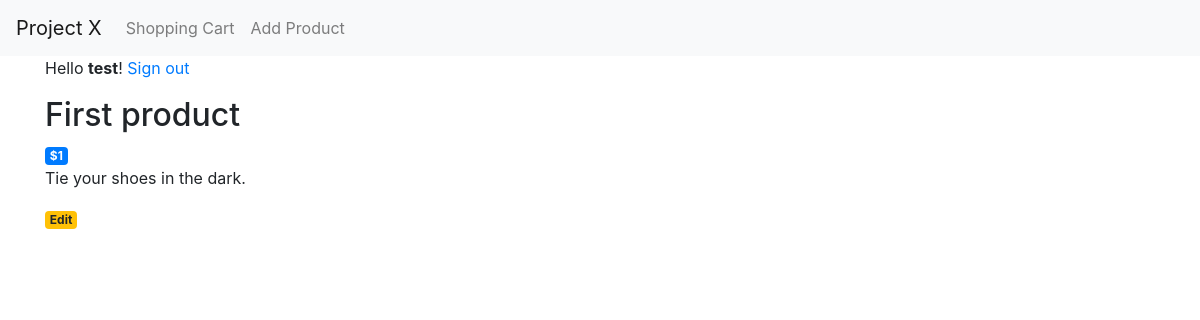
The page /1 on the database its author committed.
### tables this page shows
CREATE TABLE products (
    id INTEGER PRIMARY KEY AUTOINCREMENT,
    -- created TIMESTAMP NOT NULL DEFAULT CURRENT_TIMESTAMP,
    product_name TEXT NOT NULL,
    description TEXT NOT NULL,
    price TEXT NOT NULL
);

### app.py (the view)
@app.route('/<int:id>')
def product(id):
    product = Product(product_id=id)
    return render_template('product.html', product=product, user=current_user.username)

### app.py (called while the page is built)
def get_db_connection():
    conn = sqlite3.connect('database.db')
    conn.row_factory = sqlite3.Row
    return conn

### templates/product.html
{% extends 'base.html' %}
{% block content %}
    <h2>{% block title %} {{ product['name'] }} {% endblock %}</h2>
    <span class="badge badge-primary">{{ product['price'] }}</span>
    <p>{{ product['description'] }}</p>
    {% if user == 'Anonymous' %}
    <p><a href="{{ url_for('signin') }}">Sign in</a> to edit this product or add a review.</p>
    {% else %}
    <a href="{{ url_for('edit', id=product['id'], user=user) }}">
        <span class="badge badge-warning">Edit</span>
    </a>
    {% endif %}
{% endblock %}

### rows shown on the page
products: name "First product", price "$1", description "Tie your shoes in the dark."

### other values the page prints
{{ user }} "test"
